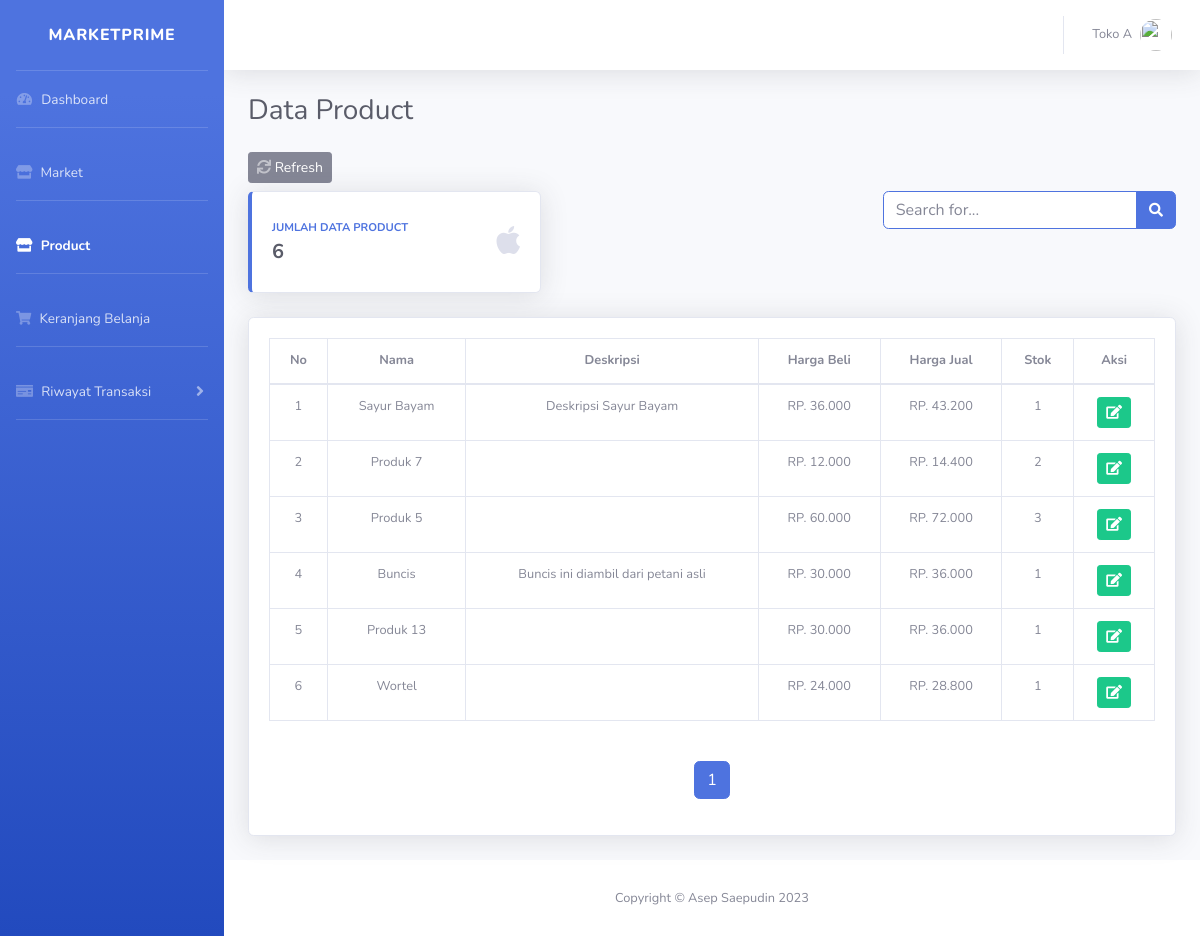
The app's page /toko/?menu=product (signed in) with its own data.
### tables this page shows
CREATE TABLE `tb_toko` (
  `toko_id` int(11) NOT NULL,
  `user_id` int(11) NOT NULL,
  `nama_toko` varchar(100) NOT NULL,
  `alamat_toko` varchar(200) DEFAULT NULL,
  `kontak_toko` varchar(50) DEFAULT NULL,
  `photo` int(11) DEFAULT NULL
);

CREATE TABLE `tb_produk` (
  `produk_id` int(11) NOT NULL,
  `nama_produk` varchar(100) NOT NULL,
  `deskripsi_produk` text DEFAULT NULL,
  `harga_beli` varchar(50) NOT NULL,
  `harga_jual` varchar(50) NOT NULL,
  `stok` int(11) NOT NULL,
  `penjual_id` int(11) NOT NULL
);

### toko/menu/product.php (the view, shortened to what this page needs)
<?php
$qjumlah = mysqli_query($koneksi, "SELECT * FROM tb_produk WHERE penjual_id='$profile[user_id]'");
$jumlah = mysqli_num_rows($qjumlah);
?>
<div class="d-sm-flex align-items-center justify-content-between mb-4">
    <h1 class="h3 mb-0 text-gray-800">Data Product</h1>
</div>
<a href="?menu=product" class="btn btn-sm btn-secondary mb-2">
    <span class="icon text-white-50">
        <i class="fas fa-sync"></i>
    </span>
    Refresh
</a>
<div class="row justify-content-between">
    <div class="col-lg-4 mb-4">
        <div class="card border-left-primary shadow h-100 py-2">
            <div class="card-body">
                <div class="row no-gutters align-items-center">
                    <div class="col mr-2">
                        <div class="text-xs font-weight-bold text-primary text-uppercase mb-1">
                            Jumlah Data Product
                        </div>
                        <div class="h5 mb-0 font-weight-bold text-gray-800">
                            <?= $jumlah; ?>
                        </div>
                    </div>
                    <div class="col-auto">
                        <i class="fab fa-apple fa-2x text-gray-300"></i>
                    </div>
                </div>
            </div>
        </div>
    </div>
    <div class="col-lg-4 mb-4">
        <form method="POST">
            <div class="input-group">
                <input type="text" name="inputan" class="form-control border-primary small" placeholder="Search for..." aria-label="Search" aria-describedby="basic-addon2">
                <div class="input-group-append">
                    <button name="cari" class="btn btn-primary" type="submit">
                        <i class="fas fa-search fa-sm"></i>
                    </button>
                </div>
            </div>
        </form>
    </div>
</div>
<div class="card shadow mb-4">
    <div class="card-body">
        <div class="table-responsive mb-4">
            <table class="table table-bordered text-center small" width="100%" cellspacing="0">
                <thead>
                    <tr>
                        <th>No</th>
                        <th>Nama</th>
                        <th>Deskripsi</th>
                        <th>Harga Beli</th>
                        <th>Harga Jual</th>
                        <th>Stok</th>
                        <th>Aksi</th>
                    </tr>
                </thead>
                <tbody>
                    <?php
                    $batas = 10;
                    $hal = ceil($jumlah / $batas);
                    $page = (isset($_GET['hal'])) ? $_GET['hal'] : 1;
                    $posisi = ($page - 1) * $batas;
                    $no = 1 + $posisi;
                    if (isset($_POST['cari'])) {
                        if ($_POST['inputan'] == "") {
                            $q = mysqli_query($koneksi, "SELECT * FROM tb_produk WHERE penjual_id='$profile[user_id]' limit $posisi, $batas");
                        } elseif ($_POST['inputan'] !== "") {
                            $q = mysqli_query($koneksi, "SELECT * FROM tb_produk WHERE nama_produk LIKE '%$_POST[inputan]%' AND penjual_id='$profile[user_id]' limit $posisi, $batas");
                        }
                    } else {
                        $q = mysqli_query($koneksi, "SELECT * FROM tb_produk WHERE penjual_id='$profile[user_id]' limit $posisi, $batas");
                    }
                    $cek = mysqli_num_rows($q);
                    if ($cek < 1) {
                    ?>
                        <tr>
                            <td colspan="7">
                                <center>
                                    Data tidak Tersedia !
                                    <a href="" class="btn btn-sm btn-success"><i class="fas fa-sync-alt"></i></a>
                                </center>
                            </td>
                        </tr>
                        <?php
                    } else {
                        while ($data = mysqli_fetch_array($q)) {
                        ?>
                            <tr class="clickable-row">
                                <td><?= $no++; ?></td>
                                <td><?= $data['nama_produk']; ?></td>
                                <td><?= $data['deskripsi_produk']; ?></td>
                                <td>RP. <?= number_format($data['harga_beli'], 0, ",", "."); ?></td>
                                <td>RP. <?= number_format($data['harga_jual'], 0, ",", "."); ?></td>
                                <td><?= $data['stok']; ?></td>
                                <td>
                                    <a href="?menu=edit_product&productId=<?= $data['produk_id']; ?>" class="btn btn-sm btn-success">
                                        <span class="icon text-white-75">
                                            <i class="fas fa-edit"></i>
                                        </span>
                                    </a>
                                </td>
                            </tr>
                    <?php
                        }
                    }
                    ?>
                </tbody>
            </table>
        </div>
        <nav aria-label="Page navigation example">
            <ul class="pagination justify-content-center">
                <?php
                for ($i = 1; $i <= $hal; $i++) {
                ?>
                    <li class="page-item <?php if ($page == $i) {
                                                echo "active";
                                            } ?>"><a class="page-link" href="?menu=product&hal=<?= $i; ?>"><?= $i; ?></a></li>
                <?php
                }
                ?>
            </ul>
        </nav>
    </div>
</div>

### toko/index.php (shortened to what this page needs)
<?php
require "../inc/koneksi.php";
$qprofile = mysqli_query($koneksi, "SELECT * FROM tb_users WHERE username = '$_SESSION[username]'");
$profile = mysqli_fetch_array($qprofile);
$quser = mysqli_query($koneksi, "SELECT * FROM tb_toko WHERE user_id = '$profile[user_id]'");
$user = mysqli_fetch_array($quser);
?>
<!DOCTYPE html>
<html lang="en">
<head>
    <link href="../vendor/fontawesome-free/css/all.min.css" rel="stylesheet" type="text/css">
    <link href="../css/sb-admin-2.min.css" rel="stylesheet">
</head>
<body id="page-top">
    <div id="wrapper">
        <ul class="navbar-nav bg-gradient-primary sidebar sidebar-dark accordion" id="accordionSidebar">
            <a class="sidebar-brand d-flex align-items-center justify-content-center" href="index.html">
                <div class="sidebar-brand-icon rotate-n-15">
                </div>
                <div class="sidebar-brand-text mx-3">MarketPrime</div>
            </a>
            <hr class="sidebar-divider my-0">
            <?php
            @$menu = $_GET['menu'];
            ?>
            <li class="nav-item <?php
                                if ($menu == "") {
                                    echo "active";
                                }
                                ?>">
                <a class="nav-link" href="?">
                    <i class="fas fa-fw fa-tachometer-alt"></i>
                    <span>Dashboard</span></a>
            </li>
            <hr class="sidebar-divider">
            <li class="nav-item <?php
                                if ($menu == "market") {
                                    echo "active";
                                }
                                ?>">
                <a class="nav-link" href="?menu=market">
                    <i class="fas fa-store"></i>
                    <span>Market</span></a>
            </li>
            <hr class="sidebar-divider">
            <li class="nav-item <?php
                                if ($menu == "product") {
                                    echo "active";
                                }
                                ?>">
                <a class="nav-link" href="?menu=product">
                    <i class="fas fa-store"></i>
                    <span>Product</span></a>
            </li>
            <hr class="sidebar-divider">
            <li class="nav-item <?php
                                if ($menu == "keranjang_belanja") {
                                    echo "active";
                                }
                                ?>">
                <a class="nav-link" href="?menu=keranjang_belanja">
                    <i class="fas fa-shopping-cart"></i>
                    <span>Keranjang Belanja</span></a>
            </li>
            <hr class="sidebar-divider">
            <li class="nav-item <?php
                                if ($menu == "transaksi_masuk" || $menu == "transaksi_keluar") {
                                    echo "active";
                                }
                                ?>">
                <a class="nav-link collapsed" href="#" data-toggle="collapse" data-target="#collapseTwo" aria-expanded="true" aria-controls="collapseTwo">
                    <i class="fas fa-money-check"></i>
                    <span>Riwayat Transaksi</span>
                </a>
            </li>
            <hr class="sidebar-divider">
        </ul>
        <div id="content-wrapper" class="d-flex flex-column">
            <div id="content">
                <nav class="navbar navbar-expand navbar-light bg-white topbar mb-4 static-top shadow">
                    <ul class="navbar-nav ml-auto">
                        <li class="nav-item dropdown no-arrow">
                            <a class="nav-link dropdown-toggle" href="#" id="userDropdown" role="button" data-toggle="dropdown" aria-haspopup="true" aria-expanded="false">
                                <span class="mr-2 d-none d-lg-inline text-gray-600 small"><?= $user['nama_toko']; ?></span>
                                <img class="img-profile rounded-circle" src="<?php
                                                                                if ($user['photo'] == "") {
                                                                                    echo "../assets/img/portfolio/apel.jpg";
                                                                                } else {
                                                                                    echo "../uploads/$user[photo]";
                                                                                }
                                                                                ?>" alt="">
                            </a>
                        </li>
                    </ul>
                </nav>
                <div class="container-fluid">
                    <?php
                    switch ($menu) {
                        case 'product':
                            include "menu/product.php";
                            break;
                    ?>
                    <?php
                    }
                    ?>
                </div>
            </div>
            <footer class="sticky-footer bg-white">
                <div class="container my-auto">
                    <div class="copyright text-center my-auto">
                        <span>Copyright &copy; Asep Saepudin 2023</span>
                    </div>
                </div>
            </footer>
        </div>
    </div>
</body>
</html>

### records on screen
tb_toko: nama_toko "Toko A"
tb_produk: nama_produk "Sayur Bayam", deskripsi_produk "Deskripsi Sayur Bayam", harga_beli "36.000", harga_jual "43.200", stok "1"
tb_produk: nama_produk "Produk 7", harga_beli "12.000", harga_jual "14.400", stok "2"
tb_produk: nama_produk "Produk 5", harga_beli "60.000", harga_jual "72.000", stok "3"
tb_produk: nama_produk "Buncis", deskripsi_produk "Buncis ini diambil dari petani asli", harga_beli "30.000", harga_jual "36.000", stok "1"
tb_produk: nama_produk "Produk 13", harga_beli "30.000", harga_jual "36.000", stok "1"
tb_produk: nama_produk "Wortel", harga_beli "24.000", harga_jual "28.800", stok "1"

### other values on screen
$jumlah "6"
